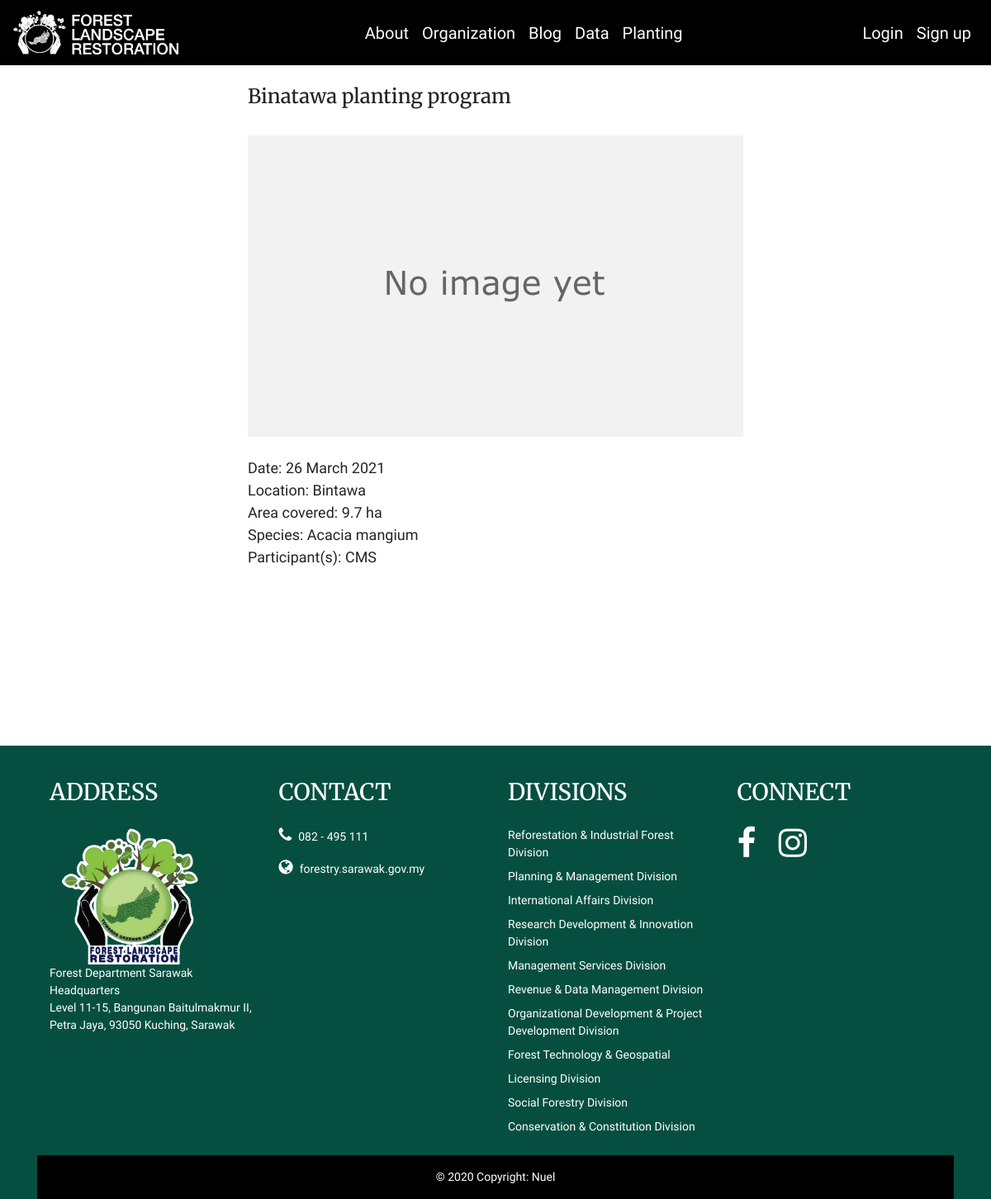
The app's page /planting/planting_program_detail/4/ with its own data.
### planting/models.py (models this page shows, shortened)
class PlantingProgram(models.Model):
	date_created = models.DateTimeField(auto_now_add=True)
	program_date = models.CharField(max_length=50)
	program_name = models.CharField(max_length=200)
	program_location = models.CharField(max_length=100)
	program_area = models.FloatField()
	program_species = models.CharField(max_length=200)
	program_participant = models.CharField(max_length=200)
	program_img = models.ImageField('Program Image', null=True, blank=True, upload_to='program_img/')
	class Meta:
		ordering = ['-date_created']
	def get_program_img(self):
		if self.program_img and hasattr(self.program_img, 'url'):
			return self.program_img.url
		return ImageFieldFile(instance=None, field=FileField(), name='/media/program_img/program_img_default.png')

### planting/views.py (the view)
# urls.py: path('planting_program_detail/<int:pk>/', PlantingProgramDetail.as_view(), name='planting_program_detail'),
class PlantingProgramDetail(DetailView):
	model = PlantingProgram
	template_name = 'planting/planting_program_detail.html'

### planting/templates/planting/planting_program_detail.html (shortened to what this page needs)
{% extends 'base.html' %}
{% block content %}
<div class="custom-div mt-4">
	<h4>{{ object.program_name }}</h4>
	<img class="w-100 mt-4" src="{{ object.get_program_img }}">
	<ul class="list-unstyled mt-4">
		<li>Date: {{ object.program_date }}</li>
		<li>Location: {{ object.program_location }}</li>
		<li>Area covered: {{ object.program_area }} ha</li>
		<li>Species: {{ object.program_species }}</li>
		<li>Participant(s): {{ object.program_participant }}</li>
	</ul>
</div>
{% endblock %}

### flrweb/static/css/main.css (style rules this page uses)
@media screen and (min-width: 600px) { .custom-div { margin: auto; width: 50%; } }
body { font-family: 'Work Sans', Sans-Serif; font-size: 18px; }
h1, h2, h3, h4, h5, h6 { font-family: 'Merriweather', Serif; }

### records on screen
PlantingProgram: program_name "Binatawa planting program", program_date "26 March 2021", program_location "Bintawa", program_area "9.7", program_species "Acacia mangium", program_participant "CMS"
